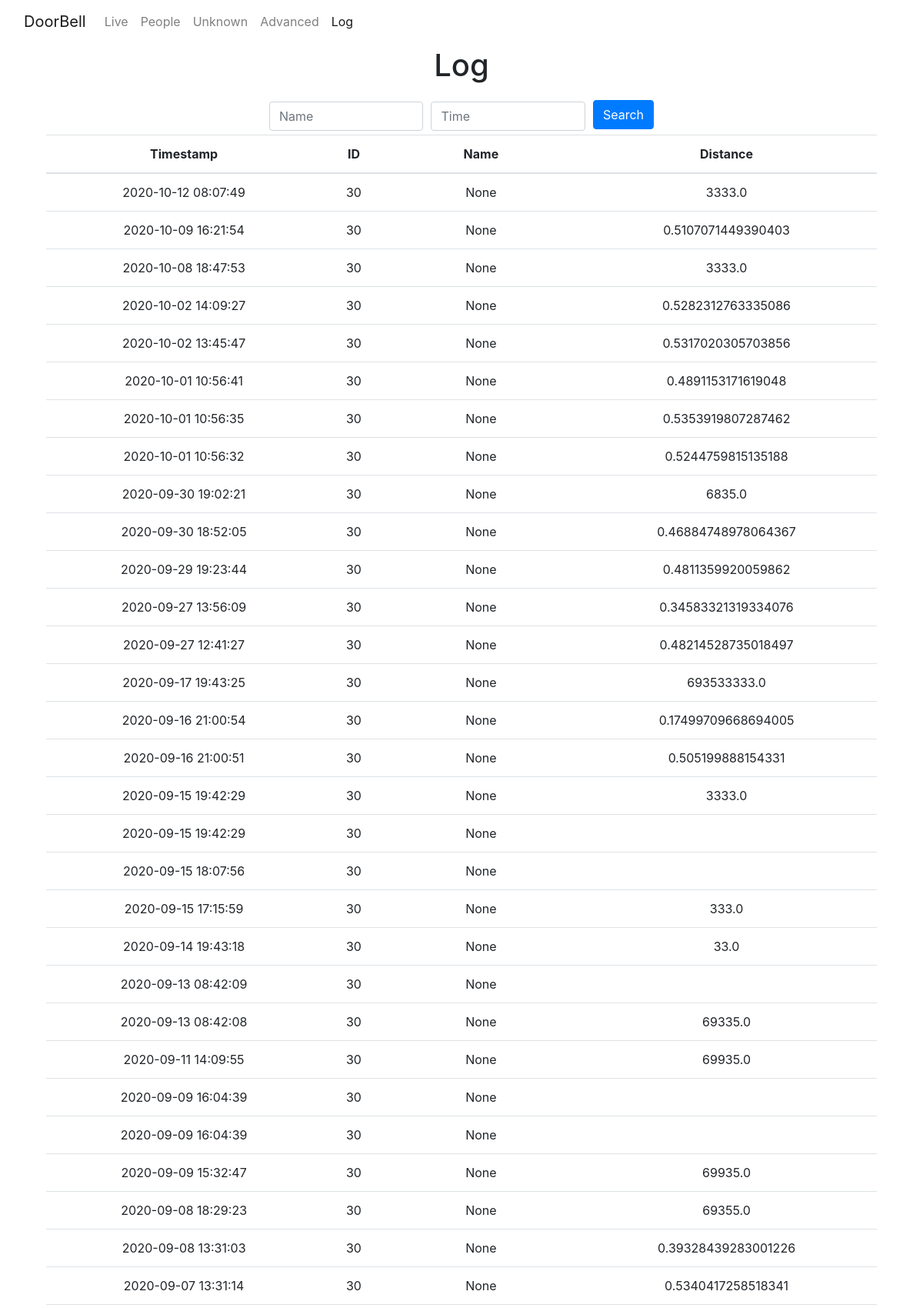
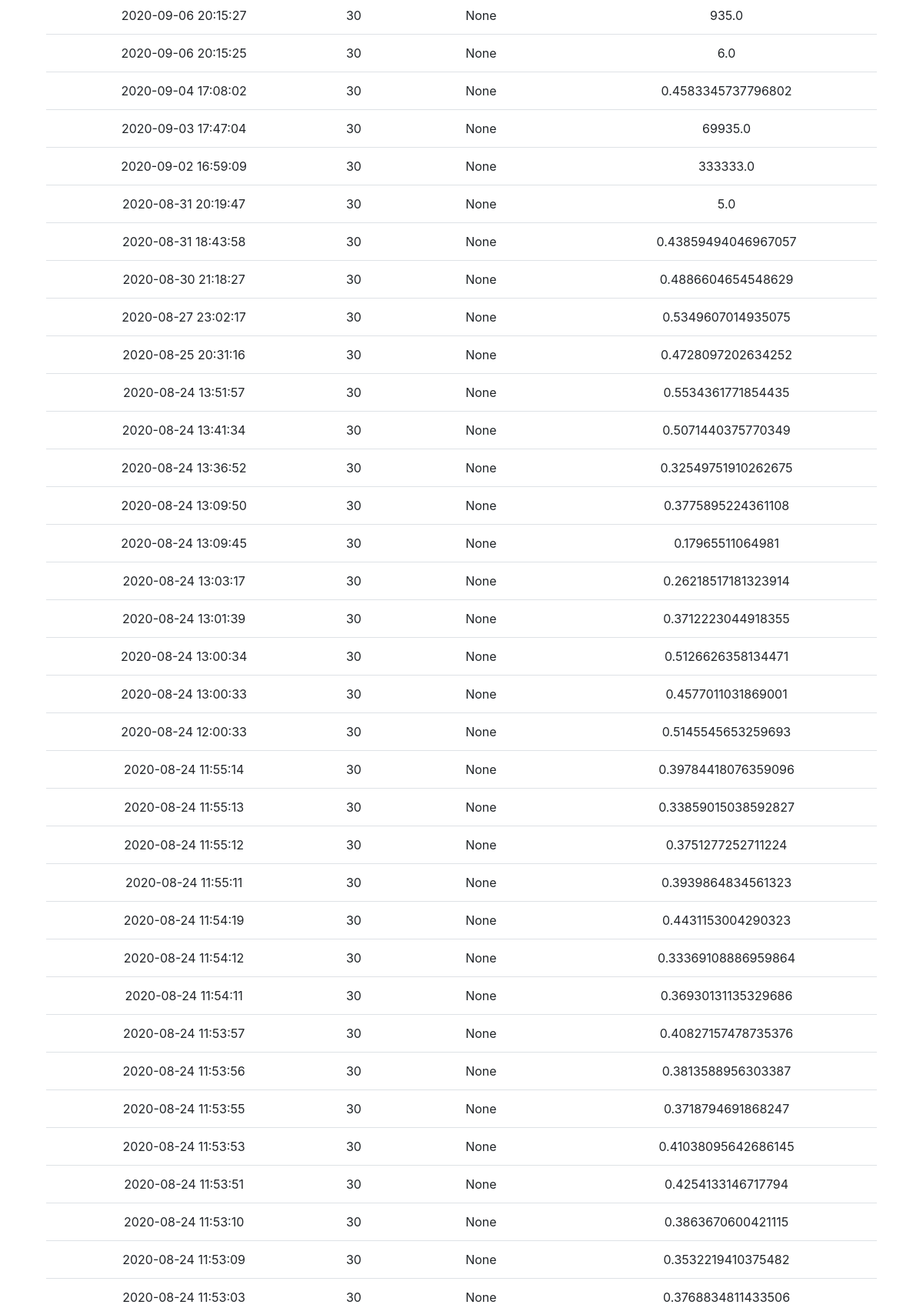
The app's page /log (upper part) with its own data (2 pictures, top to bottom).
### tables this page shows
CREATE TABLE "people" (
	"id"	INTEGER NOT NULL,
	"name"	TEXT,
	"trusted"	boolean,
	"announce"	TEXT, pin TEXT,
	PRIMARY KEY("id")
);

CREATE TABLE "log" (
	"id"	INTEGER NOT NULL,
	"person_id"	TEXT NOT NULL,
	"datetime"	DATETIME NOT NULL DEFAULT CURRENT_TIMESTAMP,
	"distance"	FLOAT,
	PRIMARY KEY("id")
);

### app.py (the view)
@app.route("/log", methods=["GET", "POST"])
def log_page():
    input1 = request.form.get("name")
    if not input1:
        input1 = ""
    name = '%' + input1 + '%'
    input2 = request.form.get("datetime")
    if not input2:
        input2 = ""
    datetime = '%' + input2 + '%'
    log = db.execute("SELECT * FROM log JOIN people ON person_id = people.id WHERE (name LIKE ? OR datetime LIKE ?) AND (name LIKE ? OR datetime LIKE ?) ORDER BY datetime DESC",name, name, datetime, datetime)
    return render_template("/log.html", log=log)

### app.py (called while the page is built)
@app.after_request
def after_request(response):
    response.headers["Cache-Control"] = "no-cache, no-store, must-revalidate"
    response.headers["Expires"] = 0
    response.headers["Pragma"] = "no-cache"
    return response

### templates/log.html (shortened to what this page needs)
<!DOCTYPE html>
<html>
<head>
    <link rel="stylesheet" href="{{ url_for('static', filename='assets/bootstrap/css/bootstrap.min.css') }}">
    <link rel="stylesheet" href="{{ url_for('static', filename='assets/css/styles.min.css') }}">
</head>
<body>
    <nav class="navbar navbar-light navbar-expand-md">
        <div class="container-fluid"><a class="navbar-brand" href="/">DoorBell</a>
            <div class="collapse navbar-collapse"
                id="navcol-1">
                <ul class="nav navbar-nav">
                    <li class="nav-item" role="presentation"><a class="nav-link" href="/">Live</a></li>
                    <li class="nav-item" role="presentation"><a class="nav-link" href="/people">People</a></li>
                    <li class="nav-item" role="presentation"><a class="nav-link" href="/people/search/unknown">Unknown</a></li>
                    <li class="nav-item" role="presentation"><a class="nav-link" href="/settings">Advanced</a></li>
                    <li class="nav-item" role="presentation"><a class="nav-link active" href="/log">Log</a></li>
                </ul>
            </div>
        </div>
    </nav>
    <div class="container">
        <div class="row">
            <div class="col">
                <h1>Log</h1>
            </div>
        </div>
        <div class="row">
            <div class="col d-sm-flex justify-content-sm-center">
                <form style="max-width: 500px;" action="/log"  method="post">
                    <div class="form-row">
                        <div class="col align-self-center"><input class="form-control" type="text" name="name" placeholder="Name"></div>
                        <div class="col align-self-center"><input class="form-control" type="text" name="datetime" placeholder="Time"></div>
                        <div class="col-auto align-self-center"><button class="btn btn-primary" type="submit">Search</button></div>
                    </div>
                </form>
            </div>
        </div>
        <div class="row">
            <div class="col">
                <div class="table-responsive">
                    <table class="table">
                        <thead>
                            <tr>
                                <th>Timestamp</th>
                                <th>ID</th>
                                <th>Name</th>
                                <th>Distance</th>
                            </tr>
                        </thead>
                        <tbody>
                            {% for row in log %}
                            <tr><a href="person">
                                <td onclick="window.location='/log/search/{{ row['datetime'] }}/'">{{ row['datetime'] }}</td>
                                <td onclick="window.location='/person/{{ row['person_id'] }}'">{{ row['person_id'] }}</td>
                                <td onclick="window.location='/log/search/{{ row['name'] }}/'">{{ row['name'] }}</td>
                                <td>{{ row['distance'] }}</td>
                            </a></tr>
                            {% endfor %}
                        </tbody>
                    </table>
                </div>
            </div>
        </div>
    </div>
</body>
</html>

### records on screen
people: datetime "2020-10-12 08:07:49", person_id "30", name "None", distance "3333.0", datetime "2020-10-09 16:21:54", distance "0.5107071449390403", datetime "2020-10-08 18:47:53", datetime "2020-10-02 14:09:27", distance "0.5282312763335086", datetime "2020-10-02 13:45:47", distance "0.5317020305703856", datetime "2020-10-01 10:56:41", distance "0.4891153171619048", datetime "2020-10-01 10:56:35", distance "0.5353919807287462", datetime "2020-10-01 10:56:32", distance "0.5244759815135188", datetime "2020-09-30 19:02:21", distance "6835.0", datetime "2020-09-30 18:52:05", distance "0.46884748978064367", datetime "2020-09-29 19:23:44", distance "0.4811359920059862", datetime "2020-09-27 13:56:09", distance "0.34583321319334076", datetime "2020-09-27 12:41:27", distance "0.48214528735018497", datetime "2020-09-17 19:43:25", distance "693533333.0", datetime "2020-09-16 21:00:54", distance "0.17499709668694005", datetime "2020-09-16 21:00:51", distance "0.505199888154331", datetime "2020-09-15 19:42:29", datetime "2020-09-15 18:07:56", datetime "2020-09-15 17:15:59", distance "333.0", datetime "2020-09-14 19:43:18", distance "33.0", datetime "2020-09-13 08:42:09", datetime "2020-09-13 08:42:08", distance "69335.0", datetime "2020-09-11 14:09:55", distance "69935.0", datetime "2020-09-09 16:04:39", datetime "2020-09-09 15:32:47", datetime "2020-09-08 18:29:23", distance "69355.0", datetime "2020-09-08 13:31:03", distance "0.39328439283001226", datetime "2020-09-07 13:31:14", distance "0.5340417258518341", datetime "2020-09-06 20:15:27", distance "935.0", datetime "2020-09-06 20:15:25", distance "6.0", datetime "2020-09-04 17:08:02", distance "0.4583345737796802", datetime "2020-09-03 17:47:04", datetime "2020-09-02 16:59:09", distance "333333.0", datetime "2020-08-31 20:19:47", distance "5.0", datetime "2020-08-31 18:43:58", distance "0.43859494046967057", datetime "2020-08-30 21:18:27", distance "0.4886604654548629", datetime "2020-08-27 23:02:17", distance "0.5349607014935075", datetime "2020-08-25 20:31:16", distance "0.4728097202634252", datetime "2020-08-24 13:51:57", distance "0.5534361771854435", datetime "2020-08-24 13:41:34", distance "0.5071440375770349", datetime "2020-08-24 13:36:52", distance "0.32549751910262675", datetime "2020-08-24 13:09:50", distance "0.3775895224361108", datetime "2020-08-24 13:09:45", distance "0.17965511064981", datetime "2020-08-24 13:03:17", distance "0.26218517181323914", datetime "2020-08-24 13:01:39", distance "0.3712223044918355", datetime "2020-08-24 13:00:34", distance "0.5126626358134471", datetime "2020-08-24 13:00:33", distance "0.4577011031869001", datetime "2020-08-24 12:00:33", distance "0.5145545653259693", datetime "2020-08-24 11:55:14", distance "0.39784418076359096", datetime "2020-08-24 11:55:13", distance "0.33859015038592827", datetime "2020-08-24 11:55:12", distance "0.3751277252711224", datetime "2020-08-24 11:55:11", distance "0.3939864834561323", datetime "2020-08-24 11:54:19", distance "0.4431153004290323", datetime "2020-08-24 11:54:12", distance "0.33369108886959864", datetime "2020-08-24 11:54:11", distance "0.36930131135329686", datetime "2020-08-24 11:53:57", distance "0.40827157478735376", datetime "2020-08-24 11:53:56", distance "0.3813588956303387", datetime "2020-08-24 11:53:55", distance "0.3718794691868247", datetime "2020-08-24 11:53:53", distance "0.41038095642686145", datetime "2020-08-24 11:53:51", distance "0.4254133146717794", datetime "2020-08-24 11:53:10", distance "0.3863670600421115", datetime "2020-08-24 11:53:09", distance "0.3532219410375482", datetime "2020-08-24 11:53:03", distance "0.3768834811433506"
